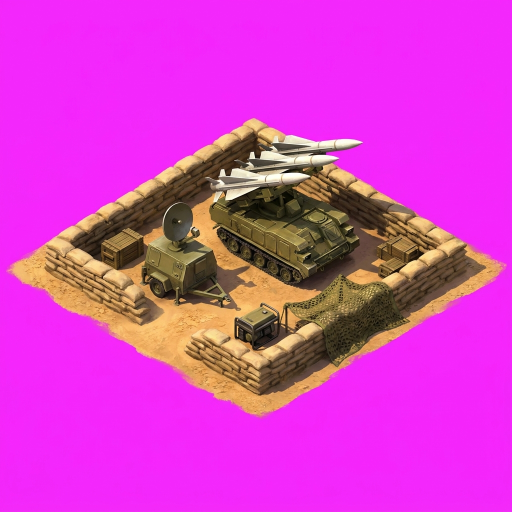
#> input picture raw/aa.jpg, 1024 x 1024 px (shown at 1/2 size)
$ python -i slice.py   (imports and definitions only)
#> lines starting #> are read from the running program, lines starting #| are printed output that depends on the picture
from PIL import Image, ImageOps;import numpy as np,json,sys
from scipy import ndimage
def cut(src):
  a=np.array(Image.open(src).convert('RGB')).astype(int);bg=np.median(np.concatenate([a[:4].reshape(-1,3),a[-4:].reshape(-1,3)]),0)
  d=np.abs(a-bg).sum(2);al=np.clip((d-60)*4,0,255).astype('uint8')
  rgb=a.copy();m=(rgb[...,0]>rgb[...,1]+12)&(rgb[...,2]>rgb[...,1]+5);rgb[m,0]=rgb[m,1]+6;rgb[m,2]=rgb[m,1]+2
  al=ndimage.grey_erosion(al,size=3)
  return Image.fromarray(np.dstack([np.clip(rgb,0,255).astype('uint8'),al]),'RGBA')
def comps(im,minsz=60):
  al=np.array(im)[...,3]>60;lab,n=ndimage.label(ndimage.binary_closing(al,iterations=4))
  ob=[o for o in ndimage.find_objects(lab) if (o[0].stop-o[0].start)>minsz and (o[1].stop-o[1].start)>minsz]
  return ob
def cells(im):
  ob=comps(im);ob.sort(key=lambda o:((o[0].start+o[0].stop)/2>im.height/2, o[1].start));return [im.crop((o[1].start,o[0].start,o[1].stop,o[0].stop)) for o in ob]

>>> import cv2
>>> picture = cv2.imread('../raw/aa.jpg', cv2.IMREAD_GRAYSCALE)
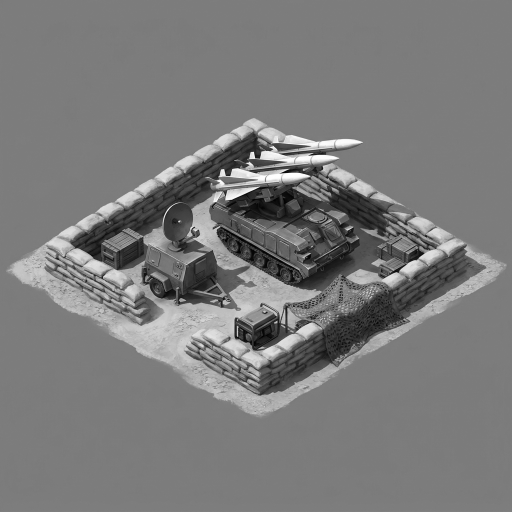
#> picture: shape (1024, 1024) (shown at 1/2 size); min 0, max 255, mean 122.4
>>> result = cells(picture)
#> in comps, `lab, n = ndimage.label(ndimage.binary_closing(al, iterations=4))`: lab = 1024 values, max 1 at index 4, min 0 at index 0, mean 0.992; n = 1
#> (the run stopped early here; a loop or call above may not have finished)
